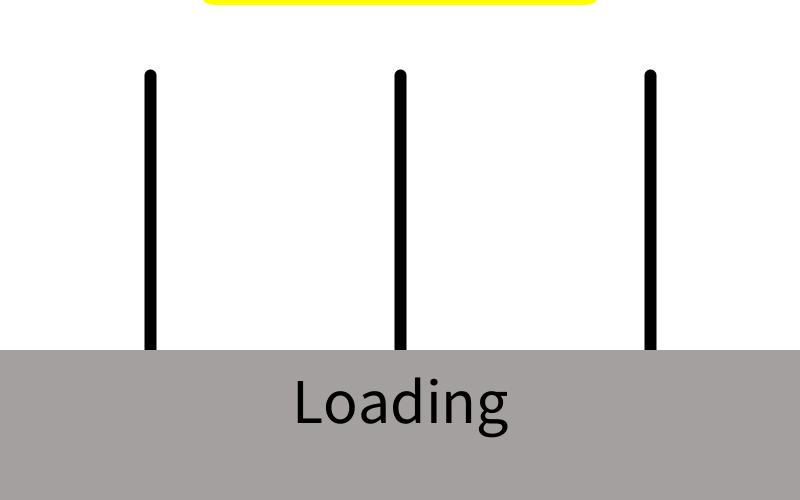
Frame 1 (no input)
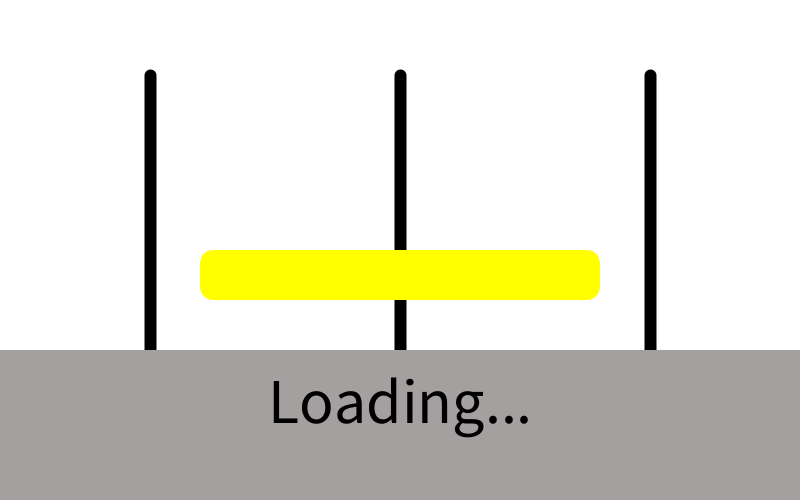
Frame 60 (the mouse pressed at the canvas centre just before this capture)
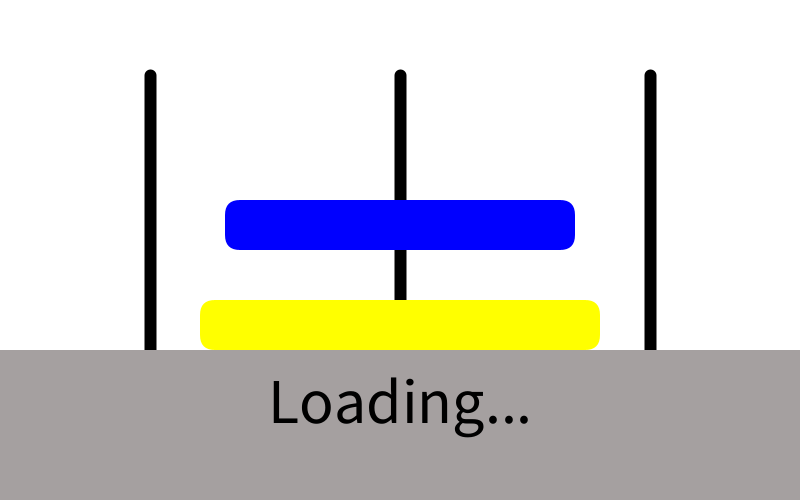
Frame 120 (the mouse held since frame 60 and released just before this capture)

The Processing sketch that drew these frames (run headless with seeded random() and noise(); from frame 60 on, the mouse is pressed at the canvas centre):

// Processing sketch: TowerOfHanoi
// ── TowerOfHanoi.pde
// Ishan Sethi //<>//
// 01/15/19
// Mr. Rosen
// ICS ISP: Towers of Hanoi

// Variable Decleration
int moveCounter; // Used for displaying moves
int[][] towerArray = new int[3][5]; // Holds values of position of the towers

// Tower Positions:
// X Positon
float xTowerLeftPos = 200;    // Tower 1
float xTowerMiddlePos = 400;  // Tower 2
float xTowerRightPos = 600;   // Tower 3

// Y Positon
float yTowerTopPos = 200;     // Top
float yTowerMiddlePos = 250;  // Middle
float yTowerBottomPos = 300;  // Bottom
float yTower4thPos = 350;     // 4th (Hard)

// Blocks:
// Small Block
float xSmallBlockPos = 400;
float ySmallBlockPos = -25;

// Medium Block
float xMedBlockPos = 400;
float yMedBlockPos = -25;

// Large Block
float xLargeBlockPos = 400;
float yLargeBlockPos = -25;

// 4th Block
float xXLargeBlockPos = 400;
float yXLargeBlockPos = -25;

// Block Selector
int blockSelect;

// Level Selector
String levelSelector = "easy";
String stateSelector = "splash";
/* 
 Possible Game States:
 "menu" = main menu
 "game" = game
 "victory" = victory screen
 "instructions" = instructions
 "level" = level select
 
 Possible Levels:
 "easy" = easy
 "hard" = hard
 */

// Fonts
PFont titleFont;
PFont bodyFont;

// Random
int randomSmallX;
int randomMediumX;
int randomLargeX;
int randomXLargeX;

// Loading Screen
int loadingCounter;

void setup() {  
  size(800, 500);
  rectMode(CENTER);
  textAlign(CENTER, CENTER);
}

void draw() {
  background(255);

  // Splash Screen
  if (stateSelector.equals("splash")) {
    splashScreen();
  }
  // Main Menu
  else if (stateSelector.equals("menu")) {
    mainMenu(); // Calling the main menu functionn
  }
  // Game
  else if (stateSelector.equals("game")) {
    display(); // Calling the display function
  }
  // Victory Screen
  else if (stateSelector.equals("victory")) {
    victoryScreen(); // Calling the victory screen
  }
  // Level Selector
  else if (stateSelector.equals("level")) {
    levelSelector();
  }
  // Instructions
  else if (stateSelector.equals("instructions")) {
    instructions();
  } 
  // Exit Screen
  else {
    goodBye();
  }

  // Debugging Area
  println("Tower Array:");
  println(towerArray[0][0] + "\t" + towerArray[1][0] + "\t" + towerArray[2][0]);
  println(towerArray[0][1] + "\t" + towerArray[1][1] + "\t" + towerArray[2][1]);
  println(towerArray[0][2] + "\t" + towerArray[1][2] + "\t" + towerArray[2][2]);
  println(towerArray[0][3] + "\t" + towerArray[1][3] + "\t" + towerArray[2][3]);
  println(towerArray[0][4] + "\t" + towerArray[1][4] + "\t" + towerArray[2][4]);
  println("\nY Coordinate of small block: " + ySmallBlockPos);
  println("X Coordinate of small block: " + xSmallBlockPos); 
  println("\nY Coordinate of medium block: " + yMedBlockPos);
  println("X Coordinate of medium block: " + xMedBlockPos);
  println("\nBlock Selection: " + blockSelect); 
  println("\nMove Counter: " + moveCounter);
  println("\nLevel: " + levelSelector);
  println("\nRandom X Large Position: " + randomXLargeX);
  println("\nRandom Large Position: " + randomLargeX);   
  if (mousePressed) {
    println(mouseX + ", " + mouseY);
    mousePressed = false;
  }

  /**/
}


void splashScreen() {
  // Animating the 4th block
  if (yXLargeBlockPos < 325) {
    yXLargeBlockPos+= 5;
  } 
  // Animating the large block
  else if (yLargeBlockPos < 275) {
    yLargeBlockPos+= 5;
  } 
  // Animating the medium block
  else if (yMedBlockPos < 225) {
    yMedBlockPos+= 5;
  }
  // Animating the small block
  else if (ySmallBlockPos < 175) {
    ySmallBlockPos+= 5;
  } 
  // Going to the menu
  else {
    stateSelector = "menu";
  }

  // Towers
  for (int x = 150; x <= width; x += 250) {
    stroke(0);
    strokeWeight(12);
    line(x, 75, x, height);
  }

  // Small Block
  noStroke();
  fill(255, 0, 0);
  rect(xSmallBlockPos, ySmallBlockPos, 250, 50, 15);

  // Medium Block
  fill(0, 255, 0);
  rect(xMedBlockPos, yMedBlockPos, 300, 50, 15);

  // Large Block
  fill(0, 0, 255);
  rect(xLargeBlockPos, yLargeBlockPos, 350, 50, 15);

  // 4th Block
  fill(255, 255, 0);
  rect(xXLargeBlockPos, yXLargeBlockPos, 400, 50, 15);

  // Ground
  fill(#A5A0A0);
  rect(400, 425, 800, 150);

  // Loading text
  textSize(64);
  fill(0);
  if (loadingCounter >= 60) 
    loadingCounter = 0;
  else if (loadingCounter >= 45) 
    text("Loading...", 400, 400);
  else if (loadingCounter >= 30) 
    text("Loading..", 400, 400);
  else if (loadingCounter >= 15) 
    text("Loading.", 400, 400);
  else 
    text("Loading", 400, 400);
  loadingCounter++;
}

void mainMenu() {
  // Resetting the positions, and move counter
  blockSelect = 0;
  moveCounter = 0;
  // Reseting values in the array
  for (int x = 0; x <= 2; x++) {
    for (int i = 0; i <= 4; i++) {
      towerArray[x][i] = 5;
    }
  }

  // Depending on the difficulty will set values of the blocks
  // Easy
  if (levelSelector.equals("easy")) {
    towerArray[0][1] = 1; 
    towerArray[0][2] = 2; 
    towerArray[0][3] = 3;
    towerArray[0][4] = 5;
  } 

  // Hard
  else if (levelSelector.equals("hard")) {
    towerArray[0][1] = 1; 
    towerArray[0][2] = 2; 
    towerArray[0][3] = 3;
    towerArray[0][4] = 4;
  } 

  // Random
  else {
    // Randomizing the columns
    randomSmallX = int(random(0, 3));
    randomMediumX = int(random(0, 3));
    randomLargeX = int(random(0, 3));
    randomXLargeX = int(random(0, 3));

    // Setting the large block to a random column on the bottom floor
    towerArray[randomXLargeX][4] = 4;

    // If the 4th row is empty of the random column set the large block to the 4th level
    if (towerArray[randomLargeX][4] == 5) {
      towerArray[randomLargeX][4] = 3;
    }     
    // Else, if the 4th row is occupied, set the large block to the bottom level 
    else {
      towerArray[randomLargeX][3] = 3;
    }

    // If the 4th row is empty of the random column set the medium block to the 4th level
    if (towerArray[randomMediumX][4] == 5) {
      towerArray[randomMediumX][4] = 2;
    } 
    // Else, if the 4th row is occupied, set the medium block to the bottom level 
    else if (towerArray[randomMediumX][3] == 5) {
      towerArray[randomMediumX][3] = 2;
    } 
    // Else, set the set the medium block to the middle level 
    else {
      towerArray[randomMediumX][2] = 2;
    }

    // If the 4th row is empty of the random column set the small block to the 4th level
    if (towerArray[randomSmallX][4] == 5) {
      towerArray[randomSmallX][4] = 1;
    }
    // Else, if the 4th row is occupied, set the small block to the bottom level 
    else if (towerArray[randomSmallX][3] == 5) {
      towerArray[randomSmallX][3] = 1;
    }
    // Else, if the bottom row is occupied, set the small block to the bottom level 
    else if (towerArray[randomSmallX][2] == 5) {
      towerArray[randomSmallX][2] = 1;
    }
    // Else, set the set the small block to the middle level 
    else {
      towerArray[randomSmallX][1] = 1;
    }
  }

  // Towers
  for (int x = 150; x <= width; x += 250) {
    stroke(0);
    strokeWeight(12);
    line(x, 75, x, height);
  }

  // Ground
  noStroke(); 
  fill(#A5A0A0);
  rect(400, 425, 800, 150);

  // Title
  fill(0);
  textSize(64);
  text("Towers of Hanoi", 400, 30);

  // Play Game
  if (mouseX >= 275 && mouseX <= 525 && mouseY >= 150 && mouseY <= 200) {
    // Highlights the Block the mouse is hovered over
    strokeWeight(4);
    stroke(0);
    if (mousePressed) {
      // Going to the Main Game screen
      stateSelector = "game";
      mousePressed = false;
    }
  }

  // Play Game Button
  fill(255, 0, 0);
  rect(400, 175, 250, 50, 15); 
  textSize(38);
  fill(0);
  text("Play Game", 400, 170); 
  noStroke();

  // Level Select
  if (mouseX >= 250 && mouseX <= 550 && mouseY >= 200 && mouseY <= 250) {
    // Highlights the Block the mouse is hovered over
    strokeWeight(4);
    stroke(0);
    if (mousePressed) {
      // Going to the Level Select screen
      stateSelector = "level";
      mousePressed = false;
    }
  } 

  // Level Select Button
  fill(0, 255, 0);
  rect(400, 225, 300, 50, 15);
  textSize(38);
  fill (0);
  text("Level Select", 400, 220);
  noStroke();

  // Instructions
  if (mouseX >= 225 && mouseX <= 575 && mouseY >= 250 && mouseY <= 300) {
    // Highlights the Block the mouse is hovered over
    strokeWeight(4);
    stroke(0);
    if (mousePressed) {
      // Going to the Instruction screen
      stateSelector = "instructions";
      mousePressed = false;
    }
  }

  // Instruction Button
  fill(0, 0, 255);
  rect(400, 275, 350, 50, 15);
  textSize(38);
  fill (0);
  text("Instructions", 400, 270);
  noStroke();

  // Exit
  if (mouseX >= 200 && mouseX <= 600 && mouseY >= 300 && mouseY <= 350) {
    // Highlights the Block the mouse is hovered over
    strokeWeight(4);
    stroke(0);
    if (mousePressed) {
      // Going to the Exit screen
      stateSelector = "bye";
      mousePressed = false;
    }
  }

  // Exit Button
  fill(255, 255, 0);
  rect(400, 325, 400, 50, 15);
  textSize(38);
  fill (0);
  text("Exit", 400, 320);
  noStroke();
}

void levelSelector() {
  // Level Selector
  // Towers
  for (int x = 200; x <= 400; x += 200) {
    stroke(0);
    strokeWeight(12);
    line(x, 150, x, height);
    noStroke();
  }

  // Title
  textSize(64);
  fill(0);
  text("Level Selector", 400, 30);

  // Level
  textSize(40);
  text("Easy", 200, 100);
  text("Hard", 400, 100);
  text("Random", 600, 100);

  // Easy Selector
  if (mouseX >= 120 && mouseX <= 275 && mouseY >= 220 && mouseY <= 375) {
    strokeWeight(4);
    stroke(0);
    if (mousePressed) {
      levelSelector = "easy";
      stateSelector = "menu";
      mousePressed = false;
    }
  }

  // Small Block
  fill(255, 0, 0);
  rect(200, yTowerMiddlePos, 100, 50, 15);

  // Medium Block
  fill(0, 255, 0);
  rect(200, yTowerBottomPos, 125, 50, 15);

  // Large Block
  fill(0, 0, 255);
  rect(200, yTower4thPos, 150, 50, 15);
  noStroke();

  // Hard Selector
  if (mouseX >= 305 && mouseX <= 490 && mouseY >= 170 && mouseY <= 375) {
    strokeWeight(4);
    stroke(0);
    if (mousePressed) {
      levelSelector = "hard";
      stateSelector = "menu";
      mousePressed = false;
    }
  }

  // Small Block
  fill(255, 0, 0);
  rect(400, yTowerTopPos, 100, 50, 15);

  // Medium Block
  fill(0, 255, 0);
  rect(400, yTowerMiddlePos, 125, 50, 15);

  // Large Block
  fill(0, 0, 255);
  rect(400, yTowerBottomPos, 150, 50, 15);

  // 4th Block
  fill(255, 255, 0);
  rect(400, yTower4thPos, 175, 50, 15);
  noStroke();

  // Random Selector
  if (mouseX >= 525 && mouseX <= 665 && mouseY >= 175 && mouseY <= 380) {
    fill(0);
    textSize(260);
    text("?", xTowerRightPos, yTowerMiddlePos);
    if (mousePressed) {
      levelSelector = "random";
      stateSelector = "menu";
      mousePressed = false;
    }
  }

  // Random Icon
  fill(0);
  textSize(250);
  text("?", xTowerRightPos, yTowerMiddlePos);

  // Ground
  noStroke(); 
  fill(#A5A0A0);
  rect(400, 450, 800, 150);
}

void instructions() { 
  // Title
  fill(0);
  textSize(64);
  text("Instructions", 400, 30);

  // Instructions
  textSize(20);
  text("The Towers of Hanoi is a mathematical problem with a very simple objective. " 
    + "There are 3 rods, with a certain amount of disks on the first rod (depending on difficulty). "
    + "Your objective it to move all the disks from the first rod, to the last with 2 simple rules: "
    + "Only one disk can be moved at a time. No larger disk may be placed on top of a smaller disk. "
    + "To move a block, click on it, then use the arrow keys to move it from tower to tower." 
    , 400, 160, 750, 560);

  // Graphic
  strokeWeight(6);
  stroke(0);
  line(400, 275, 400, 425);

  // Towers
  strokeWeight(4); 
  for (int x = 100; x <= 700; x += 100) {
    line(x, 300, x, 400);
  }

  // Large Block
  noStroke();
  fill(0, 0, 255);
  rect(100, 390, 75, 25, 15);

  // Medium Block
  fill(0, 255, 0);
  rect(100, 365, 55, 25, 15);

  // Small Block
  fill(255, 0, 0);
  rect(100, 340, 35, 25, 15);

  // Large Block 2
  noStroke();
  fill(0, 0, 255);
  rect(700, 390, 75, 25, 15);

  // Medium Block 2
  fill(0, 255, 0);
  rect(700, 365, 55, 25, 15);

  // Small Block 2
  fill(255, 0, 0);
  rect(700, 340, 35, 25, 15);

  // Return to menu
  textSize(30);
  fill(0);
  text("Click Anywhere to Return to the Menu", 400, 450);

  if (mousePressed) {
    stateSelector = "menu";
    mousePressed = false;
  }
}

void display() {
  // 3 Towers
  for (int x = 200; x <= 600; x += 200) {
    stroke(0);
    strokeWeight(12);
    line(x, 75, x, height);
  }

  // Ground:
  // Easy
  if (levelSelector.equals("easy")) {
    noStroke(); 
    fill(#A5A0A0);
    rect(400, 425, 800, 200);
  } 

  // Hard & Random
  else {
    noStroke(); 
    fill(#A5A0A0);
    rect(400, 450, 800, 150);
  }

  // Highlights the small block if selected
  if (blockSelect == 1) {
    strokeWeight(4);
    stroke(0);
  }

  // Small Block
  fill(255, 0, 0);
  rect(xSmallBlockPos, ySmallBlockPos, 100, 50, 15);
  noStroke();

  // Updates the position of the Block depending on the positions in the array:
  // Left Top
  if (towerArray[0][1] == 1) { 
    xSmallBlockPos = lerp(xSmallBlockPos, xTowerLeftPos, 0.25);
    ySmallBlockPos = lerp(ySmallBlockPos, yTowerTopPos, 0.25);
  }

  // Left Middle
  else if (towerArray[0][2] == 1) { 
    xSmallBlockPos = lerp(xSmallBlockPos, xTowerLeftPos, 0.25);
    ySmallBlockPos = lerp(ySmallBlockPos, yTowerMiddlePos, 0.25);
  }

  // Left  Bottom
  else if (towerArray[0][3] == 1) { 
    xSmallBlockPos = lerp(xSmallBlockPos, xTowerLeftPos, 0.25);
    ySmallBlockPos = lerp(ySmallBlockPos, yTowerBottomPos, 0.25);
  }

  // Middle Top 
  else if (towerArray[1][1] == 1) { 
    xSmallBlockPos = lerp(xSmallBlockPos, xTowerMiddlePos, 0.25); 
    ySmallBlockPos = lerp(ySmallBlockPos, yTowerTopPos, 0.25);
  }

  // Middle Middle
  else if (towerArray[1][2] == 1) {
    xSmallBlockPos = lerp(xSmallBlockPos, xTowerMiddlePos, 0.25); 
    ySmallBlockPos = lerp(ySmallBlockPos, yTowerMiddlePos, 0.25);
  }

  // Middle Bottom
  else if (towerArray[1][3] == 1) {
    xSmallBlockPos = lerp(xSmallBlockPos, xTowerMiddlePos, 0.25); 
    ySmallBlockPos = lerp(ySmallBlockPos, yTowerBottomPos, 0.25);
  } 

  // Right Top
  else if (towerArray[2][1] == 1) { 
    xSmallBlockPos = lerp(xSmallBlockPos, xTowerRightPos, 0.25); 
    ySmallBlockPos = lerp(ySmallBlockPos, yTowerTopPos, 0.25);
  }

  // Right Middle
  else if (towerArray[2][2] == 1) { 
    xSmallBlockPos = lerp(xSmallBlockPos, xTowerRightPos, 0.25);
    ySmallBlockPos = lerp(ySmallBlockPos, yTowerMiddlePos, 0.25);
  } 

  // Right Bottom
  else if (towerArray[2][3] == 1) { 
    xSmallBlockPos = lerp(xSmallBlockPos, xTowerRightPos, 0.25);
    ySmallBlockPos = lerp(ySmallBlockPos, yTowerBottomPos, 0.25);
  } 

  // Harder Difficulty
  else if (levelSelector.equals("hard") || levelSelector.equals("random")) {
    // Left 4th Row
    if (towerArray[0][4] == 1) {
      xSmallBlockPos = lerp(xSmallBlockPos, xTowerLeftPos, 0.25);
      ySmallBlockPos = lerp(ySmallBlockPos, yTower4thPos, 0.25);
    } 

    // Middle 4th Row
    else if (towerArray[1][4] == 1) {
      xSmallBlockPos = lerp(xSmallBlockPos, xTowerMiddlePos, 0.25); 
      ySmallBlockPos = lerp(ySmallBlockPos, yTower4thPos, 0.25);
    } 

    // Right 4th Row
    else if (towerArray[2][4] == 1) {
      xSmallBlockPos = lerp(xSmallBlockPos, xTowerRightPos, 0.25);
      ySmallBlockPos = lerp(ySmallBlockPos, yTower4thPos, 0.25);
    }
  }

  // Highlights the medium block if selected
  if (blockSelect == 2) {
    strokeWeight(4);
    stroke(0);
  }

  // Medium Block
  fill(0, 255, 0);
  rect(xMedBlockPos, yMedBlockPos, 125, 50, 15);
  noStroke();

  // Moves the block based on positions of the numbers in the Array
  // Left Middle
  if (towerArray[0][2] == 2) {
    xMedBlockPos = lerp(xMedBlockPos, xTowerLeftPos, 0.25);
    yMedBlockPos = lerp(yMedBlockPos, yTowerMiddlePos, 0.25);
  } 

  // Left Bottom
  else if (towerArray[0][3] == 2) { 
    xMedBlockPos = lerp(xMedBlockPos, xTowerLeftPos, 0.25);
    yMedBlockPos = lerp(yMedBlockPos, yTowerBottomPos, 0.25);
  }

  // Middle Middle
  else if (towerArray[1][2] == 2) { 
    xMedBlockPos = lerp(xMedBlockPos, xTowerMiddlePos, 0.25);
    yMedBlockPos = lerp(yMedBlockPos, yTowerMiddlePos, 0.25);
  } 

  // Middle Bottom
  else if (towerArray[1][3] == 2) { 
    xMedBlockPos = lerp(xMedBlockPos, xTowerMiddlePos, 0.25);
    yMedBlockPos = lerp(yMedBlockPos, yTowerBottomPos, 0.25);
  } 

  // Right Middle
  else if (towerArray[2][2] == 2) { 
    xMedBlockPos = lerp(xMedBlockPos, xTowerRightPos, 0.25);
    yMedBlockPos = lerp(yMedBlockPos, yTowerMiddlePos, 0.25);
  }

  // Right Bottom
  else if (towerArray[2][3] == 2) { 
    xMedBlockPos = lerp(xMedBlockPos, xTowerRightPos, 0.25);
    yMedBlockPos = lerp(yMedBlockPos, yTowerBottomPos, 0.25);
  }

  // If the hard level is selected (adding another layer)
  else if (levelSelector.equals("hard") || levelSelector.equals("random")) {
    // Left 4th Row
    if (towerArray[0][4] == 2) {
      xMedBlockPos = lerp(xMedBlockPos, xTowerLeftPos, 0.25);
      yMedBlockPos = lerp(yMedBlockPos, yTower4thPos, 0.25);
    } 

    // Middle 4th Row
    else if (towerArray[1][4] == 2) {
      xMedBlockPos = lerp(xMedBlockPos, xTowerMiddlePos, 0.25);
      yMedBlockPos = lerp(yMedBlockPos, yTower4thPos, 0.25);
    } 

    // Right 4th Row
    else if (towerArray[2][4] == 2) {
      xMedBlockPos = lerp(xMedBlockPos, xTowerRightPos, 0.25);
      yMedBlockPos = lerp(yMedBlockPos, yTower4thPos, 0.25);
    }
  }

  // Highlights the large block if selected
  if (blockSelect == 3) {
    strokeWeight(4);
    stroke(0);
  }

  // Large Block
  fill(0, 0, 255);
  rect(xLargeBlockPos, yLargeBlockPos, 150, 50, 15);
  noStroke();

  // Moves the block based on positions of the numbers in the Array
  // Left Bottom
  if (towerArray[0][3] == 3) { 
    xLargeBlockPos = lerp(xLargeBlockPos, xTowerLeftPos, 0.25);
    yLargeBlockPos = lerp(yLargeBlockPos, yTowerBottomPos, 0.25);
  } 

  // Middle Bottom
  else if (towerArray[1][3] == 3) {
    xLargeBlockPos = lerp(xLargeBlockPos, xTowerMiddlePos, 0.25);
    yLargeBlockPos = lerp(yLargeBlockPos, yTowerBottomPos, 0.25);
  }  

  // Right Bottom
  else if (towerArray[2][3] == 3) {
    xLargeBlockPos = lerp(xLargeBlockPos, xTowerRightPos, 0.25);
    yLargeBlockPos = lerp(yLargeBlockPos, yTowerBottomPos, 0.25);
  } 

  // Higher Difficulty
  else if (levelSelector.equals("hard") || levelSelector.equals("random")) {
    // Left 4th Row
    if (towerArray[0][4] == 3) {
      xLargeBlockPos = lerp(xLargeBlockPos, xTowerLeftPos, 0.25);
      yLargeBlockPos = lerp(yLargeBlockPos, yTower4thPos, 0.25);
    } 

    // Middle 4th Row
    else if (towerArray[1][4] == 3) {
      xLargeBlockPos = lerp(xLargeBlockPos, xTowerMiddlePos, 0.25);
      yLargeBlockPos = lerp(yLargeBlockPos, yTower4thPos, 0.25);
    } 

    // Right 4th Row
    else if (towerArray[2][4] == 3) {
      xLargeBlockPos = lerp(xLargeBlockPos, xTowerRightPos, 0.25);
      yLargeBlockPos = lerp(yLargeBlockPos, yTower4thPos, 0.25);
    }
  }

  // Higher Difficulty
  if (levelSelector.equals("hard") || levelSelector.equals("random")) {
    // Highlights the 4th block if selected
    if (blockSelect == 4) {
      strokeWeight(4);
      stroke(0);
    }

    // 4th Block
    fill(255, 255, 0);
    rect(xXLargeBlockPos, yXLargeBlockPos, 175, 50, 15);
    noStroke();

    // Moves the block based on positions of the numbers in the Array (only 3 possible positions :
    // Left 4th Row
    if (towerArray[0][4] == 4) { 
      xXLargeBlockPos = lerp(xXLargeBlockPos, xTowerLeftPos, 0.25);
      yXLargeBlockPos = lerp(yXLargeBlockPos, yTower4thPos, 0.25);
    } 

    // Middle 4th Row
    else if (towerArray[1][4] == 4) {
      xXLargeBlockPos = lerp(xXLargeBlockPos, xTowerMiddlePos, 0.25);
      yXLargeBlockPos = lerp(yXLargeBlockPos, yTower4thPos, 0.25);
    }  
    // Right 4th Row
    else if (towerArray[2][4] == 4) {
      xXLargeBlockPos = lerp(xXLargeBlockPos, xTowerRightPos, 0.25);
      yXLargeBlockPos = lerp(yXLargeBlockPos, yTower4thPos, 0.25);
    }
  }

  // Move display
  textSize(64);
  fill(0);
  text("Moves: " + moveCounter, 400, 400);

  // Exit Button
  stroke(0);
  strokeWeight(2);
  fill(255, 0, 0);
  rect(725, 50, 100, 40, 15); 

  // Text "Exit"
  fill(0);
  textSize(35);
  text("Exit", 725, 45);

  // Victory Screen  
  if (towerArray[2][1] == 1 && towerArray[2][2] == 2 && towerArray[2][3] == 3) {
    stateSelector = "victory";
  }

  // Calling user input
  userInput();
}
void userInput() {
  // If the mouse is pressed
  if (mousePressed == true) {
    // If the mouse is around the small block
    if (mouseX <= xSmallBlockPos + 50 && mouseX >= xSmallBlockPos - 50 && mouseY >= ySmallBlockPos - 25 && mouseY <= ySmallBlockPos + 25) {
      // Block 1 Selection
      blockSelect = 1;
    } 
    // If the mouse is around the medium block
    else if (mouseX <= xMedBlockPos + 75 && mouseX >= xMedBlockPos - 75 && mouseY >= yMedBlockPos - 25 && mouseY <= yMedBlockPos + 25) {
      // Block 2 Selection
      blockSelect = 2;
    } 
    // If the mouse is around the large block
    else if (mouseX <= xLargeBlockPos + 75 && mouseX >= xLargeBlockPos - 75 && mouseY >= yLargeBlockPos - 25 && mouseY <= yLargeBlockPos + 25) {
      // Block 3 Selection
      blockSelect = 3;
    } 
    // Block 4 Selection (harder difficulty)
    else if (mouseX <= xXLargeBlockPos + 75 && mouseX >= xXLargeBlockPos - 75 && mouseY >= yXLargeBlockPos - 25 && mouseY <= yXLargeBlockPos + 25 && (levelSelector.equals("hard") || levelSelector.equals("random"))) {
      blockSelect = 4;
    } 
    // Exit Button
    else if (mouseX <= 775 && mouseX >= 675 && mouseY >= 30 && mouseY <= 70) {        
      stateSelector = "menu";
    } 
    // 
    else {
      blockSelect = 0;
    }
  }

  // Moving the blocks
  if (keyPressed == true) {
    // If the first block is selected
    if (blockSelect == 1) {
      // If the right key is pressed
      if (keyCode == RIGHT) 
        moveRight(round(xSmallBlockPos / 200 - 1), round(ySmallBlockPos / 50 -3));

      // If the left key is pressed
      if (keyCode == LEFT) 
        moveLeft(round(xSmallBlockPos / 200 - 1), round(ySmallBlockPos / 50 - 3));
    } 
    // If the medium block is selected
    else if (blockSelect == 2) {
      // If the right key is pressed
      if (keyCode == RIGHT) 
        moveRight(round(xMedBlockPos / 200 - 1), round(yMedBlockPos / 50 - 3));

      // If the left key is pressed
      if (keyCode == LEFT) 
        moveLeft(round(xMedBlockPos / 200 - 1), round(yMedBlockPos / 50 - 3));
    } 
    // If the third block is selected
    else if (blockSelect == 3) {
      // If the right key is pressed
      if (keyCode == RIGHT) 
        moveRight(round(xLargeBlockPos / 200 - 1), round(yLargeBlockPos / 50 - 3));

      // If the left key is pressed
      if (keyCode == LEFT) 
        moveLeft(round(xLargeBlockPos / 200 - 1), round(yLargeBlockPos / 50 - 3));
    } 
    // 4th block (hard)
    else if ((levelSelector.equals("hard") || levelSelector.equals("random")) && blockSelect == 4) {
      // If the right key is pressed
      if (keyCode == LEFT) 
        moveLeft(round(xXLargeBlockPos / 200 - 1), round(yXLargeBlockPos / 50 -3));

      // If the left key is pressed
      if (keyCode == RIGHT) 
        moveRight(round(xXLargeBlockPos / 200 - 1), round(yXLargeBlockPos / 50 -3));
    }
    keyPressed = false;
  }
} 

void victoryScreen() { 
  // Calling the main game screen
  display();
  blockSelect = 0;

  // COngratulations text
  textSize(64);
  fill(0);
  text("Congratulations!", 400, 25);

  // Return to the main menu
  textSize(30);
  text("Click anywhere to return to the menu", 400, 460);
  if (mousePressed) {
    stateSelector = "menu";
    mousePressed = false;
  }

  // Covering up the exit button
  noStroke();
  fill(255);
  rect(725, 50, 120, 50, 15);
}

void moveLeft(int col, int row) {
  // Preventing the user from moving left in the left column
  if (col == 0) {
    return;
  }

  // Firsts checks if the row above is empty
  if (towerArray[col][row - 1] == 5) {
    // Then checks if the 1st row, and one coloumn left is either empty, or contains a bigger block
    if ((towerArray[col - 1][1] == 5  || towerArray[col - 1][1] > towerArray[col][row]) 
      // Then checks if the 2nd row, and one coloumn left is either empty, or contains a bigger block
      && (towerArray[col - 1][2] == 5 || towerArray[col - 1][2] > towerArray[col][row]) 
      // Lastly checks if the 3rd row, and one coloumn left is either empty, or contains a bigger block
      && (towerArray[col - 1][3] == 5 || towerArray[col - 1][3] > towerArray[col][row]) 
      // Then Checks if the harder difficulty is selected, and the 4th row is either empty, or contains a bigger block, or the mode is easy
      && (((levelSelector.equals("hard")  || levelSelector.equals("random")) && (towerArray[col - 1][4] == 5 || towerArray[col - 1][4] > towerArray[col][row])) || levelSelector.equals("easy"))) {

      // If the block can be moved to the 4th row (hard & random)
      if ((levelSelector.equals("hard")  || levelSelector.equals("random")) && towerArray[col - 1][4] == 5) {
        towerArray[col - 1][4] = blockSelect;
        towerArray[col][row] = 5;
        moveCounter++;
        return;
      }

      // Looping through the rest of the rows checking which row to place the block
      for (int x = 3; x >= 1; x--) {
        if (towerArray[col - 1][x] == 5) {
          towerArray[col - 1][x] = blockSelect;
          towerArray[col][row] = 5;
          moveCounter++;
          return;
        }
      }
    } 

    // Checks if the 1st row, and two coloumns left is either empty, or contains a bigger block
    else if ((towerArray[0][1] == 5  || towerArray[0][1] > towerArray[col][row]) 
      // Then checks if the 2nd row, and two coloumns left is either empty, or contains a bigger block
      && (towerArray[0][2] == 5 || towerArray[0][2] > towerArray[col][row]) 
      // Then checks if the 3rd row, and two coloumn left is either empty, or contains a bigger block and the block is in the 2nd coloumn
      && (towerArray[0][3] == 5 || towerArray[0][3] > towerArray[col][row]) && (col == 2)
      // Lastly Checks if the harder difficulty is selected, and the 4th row is either empty, or contains a bigger block, or the mode is easy
      && (((levelSelector.equals("hard")  || levelSelector.equals("random")) && (towerArray[0][4] == 5 || towerArray[0][4] > towerArray[col][row])) || levelSelector.equals("easy"))) {

      // If the block can be moved to the 4th row (hard & random)
      if ((levelSelector.equals("hard")  || levelSelector.equals("random")) && towerArray[0][4] == 5) {
        towerArray[0][4] = blockSelect;
        towerArray[col][row] = 5;
        moveCounter++;
        return;
      }

      // Looping through the rest of the rows checking which row to place the block
      for (int x = 3; x >= 1; x--) {
        if (towerArray[0][x] == 5) {
          towerArray[0][x] = blockSelect;
          towerArray[col][row] = 5;
          moveCounter++;
          return;
        }
      }
    }
  }
}

void moveRight(int col, int row) {
  // Preventing the user from moving right in the right column
  if (col == 2) {
    return;
  }
  // First checks if the row above is empty
  if (towerArray[col][row - 1] == 5) {
    // Then checks if the 1st row, and two coloumns right is either empty, or contains a bigger block
    if ((towerArray[col + 1][1] == 5 || towerArray[col + 1][1] > towerArray[col][row])
      // Then checks if the 2nd row, and two coloumns right is either empty, or contains a bigger block
      && (towerArray[col + 1][2] == 5 || towerArray[col + 1][2] > towerArray[col][row]) 
      // Then checks if the 3rd row, and two coloumns right is either empty, or contains a bigger block
      && (towerArray[col + 1][3] == 5 || towerArray[col + 1][3] > towerArray[col][row])
      // Lastly Checks if the harder difficulty is selected, and the 4th row is either empty, or contains a bigger block, or the mode is easy
      && (((levelSelector.equals("hard")  || levelSelector.equals("random")) && (towerArray[col + 1][4] == 5 || towerArray[col + 1][4] > towerArray[col][row])) || levelSelector.equals("easy"))) {

      // If the block can be moved to the 4th row (hard & random)
      if ((levelSelector.equals("hard") || levelSelector.equals("random")) && towerArray[col + 1][4] == 5) {
        towerArray[col + 1][4] = blockSelect;
        towerArray[col][row] = 5;
        moveCounter++;
        return;
      }

      // Looping through the rest of the rows checking which row to place the block
      for (int x = 3; x >= 1; x--) {
        if (towerArray[col + 1][x] == 5) {
          towerArray[col + 1][x] = blockSelect;
          towerArray[col][row] = 5;
          moveCounter++;
          return;
        }
      }
    } 

    // Checks if the 1st row, and two coloumns right is either empty, or contains a bigger block
    else if ((towerArray[2][1] == 5 || towerArray[2][1] > towerArray[col][row])
      // Then checks if the 2nd row, and two coloumns right is either empty, or contains a bigger block
      && (towerArray[2][2] == 5 || towerArray[2][2] > towerArray[col][row]) 
      // Then checks if the 3rd row, and two coloumns right is either empty, or contains a bigger block and the block is in the 1st coloumn
      && (towerArray[2][3] == 5 || towerArray[2][3] > towerArray[col][row]) && (col == 0)
      // Lastly Checks if the harder difficulty is selected, and the 4th row is either empty, or contains a bigger block, or the mode is easy
      && (((levelSelector.equals("hard") || levelSelector.equals("random")) && (towerArray[2][4] == 5 || towerArray[2][4] > towerArray[col][row])) || levelSelector.equals("easy"))) {

      // If the block can be moved to the 4th row (hard & random)
      if ((levelSelector.equals("hard") || levelSelector.equals("random")) && towerArray[2][4] == 5) {
        towerArray[2][4] = blockSelect;
        towerArray[col][row] = 5;
        moveCounter++;
        return;
      }

      // Looping through the rest of the rows checking which row to place the block
      for (int x = 3; x >= 1; x--) {
        if (towerArray[2][x] == 5) {
          towerArray[2][x] = blockSelect;
          towerArray[col][row] = 5;
          moveCounter++;
          return;
        }
      }
    }
  }
}

void goodBye() {
  // Exit Screen
  background(0);
  fill(255);
  textSize(50);
  text("Are you sure you want to exit?", 400, 40);
  text("Program made by: Ishan Sethi", 400, 440);

  // Yes or No option
  textSize(100);
  text("Yes", 225, 250);
  text("No", 575, 250);

  if (mousePressed) {
    // Exit
    if (mouseX >= 140 && mouseX <= 310 && mouseY >= 220 && mouseY <= 320) {
      exit();
    }
    // Return to menu
    if (mouseX >= 510 && mouseX <= 640 && mouseY >= 220 && mouseY <= 320) {
      stateSelector = "menu";
    }
  }
}
